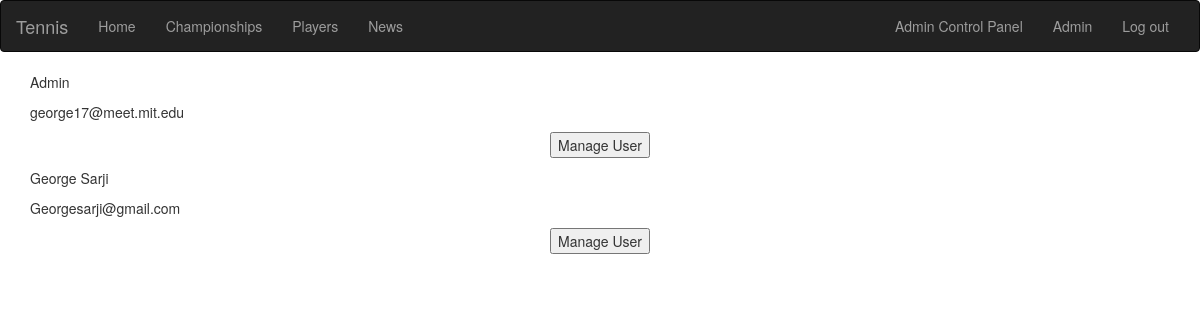
Page /acp/members (signed in) on the earlier database version.
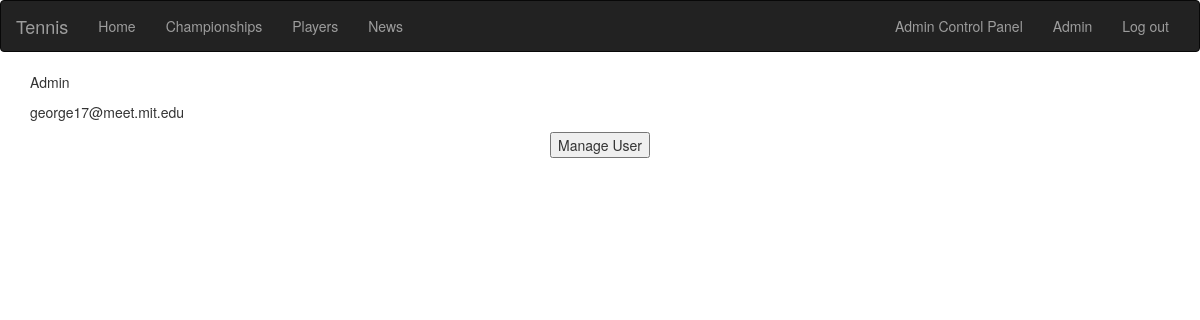
Same page on the later database version.
### database_setup.py (models this page shows, shortened)
class User(Base):
    __tablename__ = 'user'
    id = Column(Integer, primary_key=True)
    name = Column(String(255))
    country = Column(String(255))
    email = Column(String(255), unique=True)
    photo = Column(String(255), unique=True)
    password_hash = Column(String(255))
    gender=Column(String)
    dob=Column(Date)
    admin=Column(Boolean)

### web_app.py (the view)
@app.route('/acp/members')
def ManageUsers():
	users=dbsession.query(User).all()
	return render_template('ManageUsers.html', users=users)

### templates/ManageUsers.html (shortened to what this page needs)
{% extends "layout.html" %}
{% block body %}
{% for user in users %}
<form action="{{url_for('ManageUser', id=user.id )}}" method="get">
	<p>{{user.name}}</p>
	<p>{{user.email}}</p>
	<p><center><input type="submit" value="Manage User"></center></p>
</form>
{% endfor %}
{% endblock %}

### templates/layout.html (shortened to what this page needs)
<!doctype html>
  <link rel="stylesheet" href="https://maxcdn.bootstrapcdn.com/bootstrap/3.3.7/css/bootstrap.min.css">
<div>
<center>
<nav class="navbar navbar-inverse">
  <div class="container-fluid">
    <div class="navbar-header">
      <a class="navbar-brand" href="{{ url_for('main') }}">Tennis</a>
    </div>
    <div class="collapse navbar-collapse" id="myNavbar">
      <ul class="nav navbar-nav">
        <li><a href="{{ url_for('main') }}">Home</a></li>
        <li><a href="{{ url_for('championships') }}">Championships</a></li>
        <li><a href="{{ url_for('players') }}">Players</a></li>
        <li><a href="{{ url_for('news') }}">News</a></li>
      </ul>
      <ul class="nav navbar-nav navbar-right">
      {% if 'id' not in session %}
        <li><a href="{{ url_for('signup') }}"><span class="glyphicon glyphicon-user"></span> Sign Up</a></li>
        <li><a href="{{ url_for('login') }}"><span class="glyphicon glyphicon-log-in"></span> Login</a></li>
      {% else %}
        {% if session['admin'] == True %}
        <li><a href="{{url_for('admincp') }}">Admin Control Panel</a></li>
        {% endif %}
        <li><a href="{{ url_for('profile') }}">{{session['name']}}</a></li>
        <li><a href="{{ url_for('logout') }}">Log out</a></li>
      {% endif %}
      </ul>
    </div>
  </div>
</nav>
  </center>
  <div class="container">
  {% block body %}{% endblock %}
  </div>
</div>

Differences in the rows shown:
removed User: name "George Sarji", email "Georgesarji@gmail.com"
